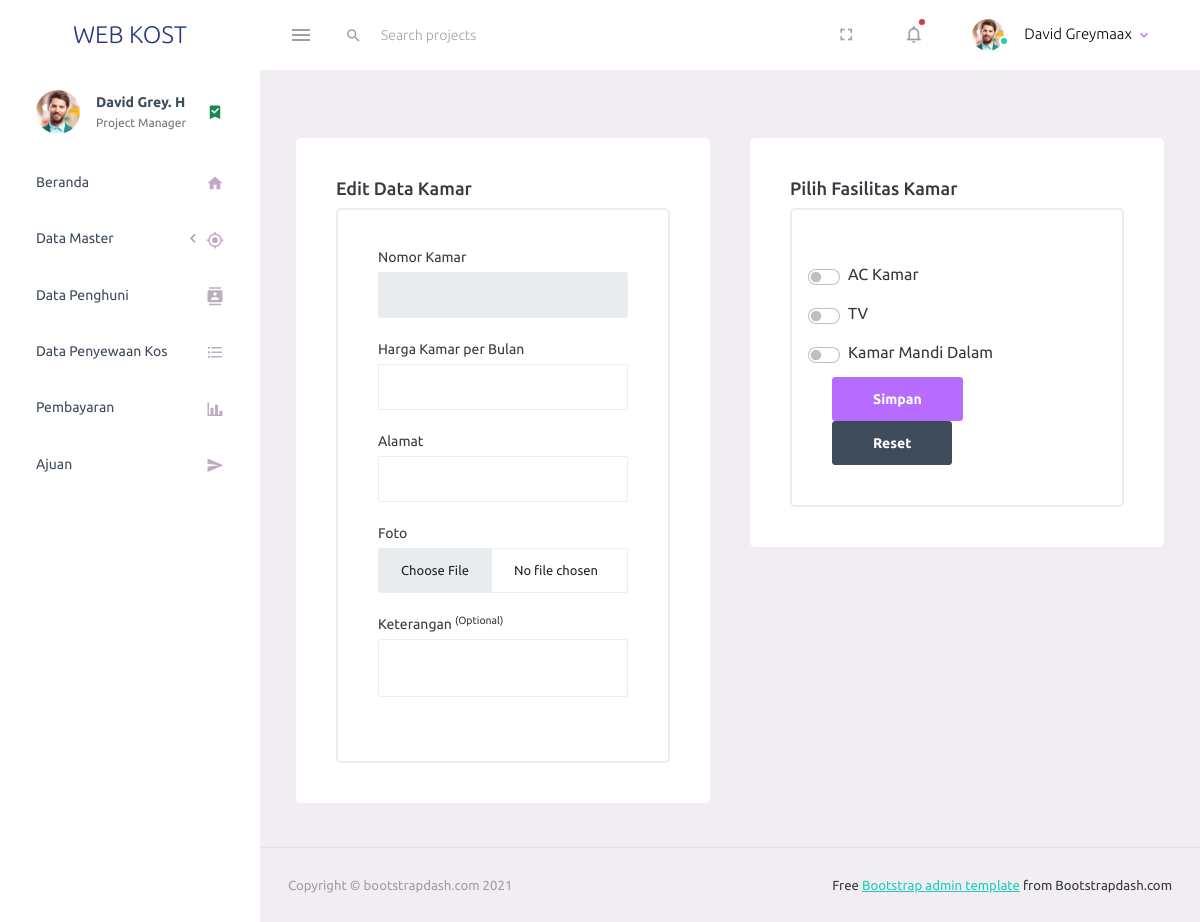
Page /admin/kamar/edit_kamar/KMR0001 on the earlier database version.
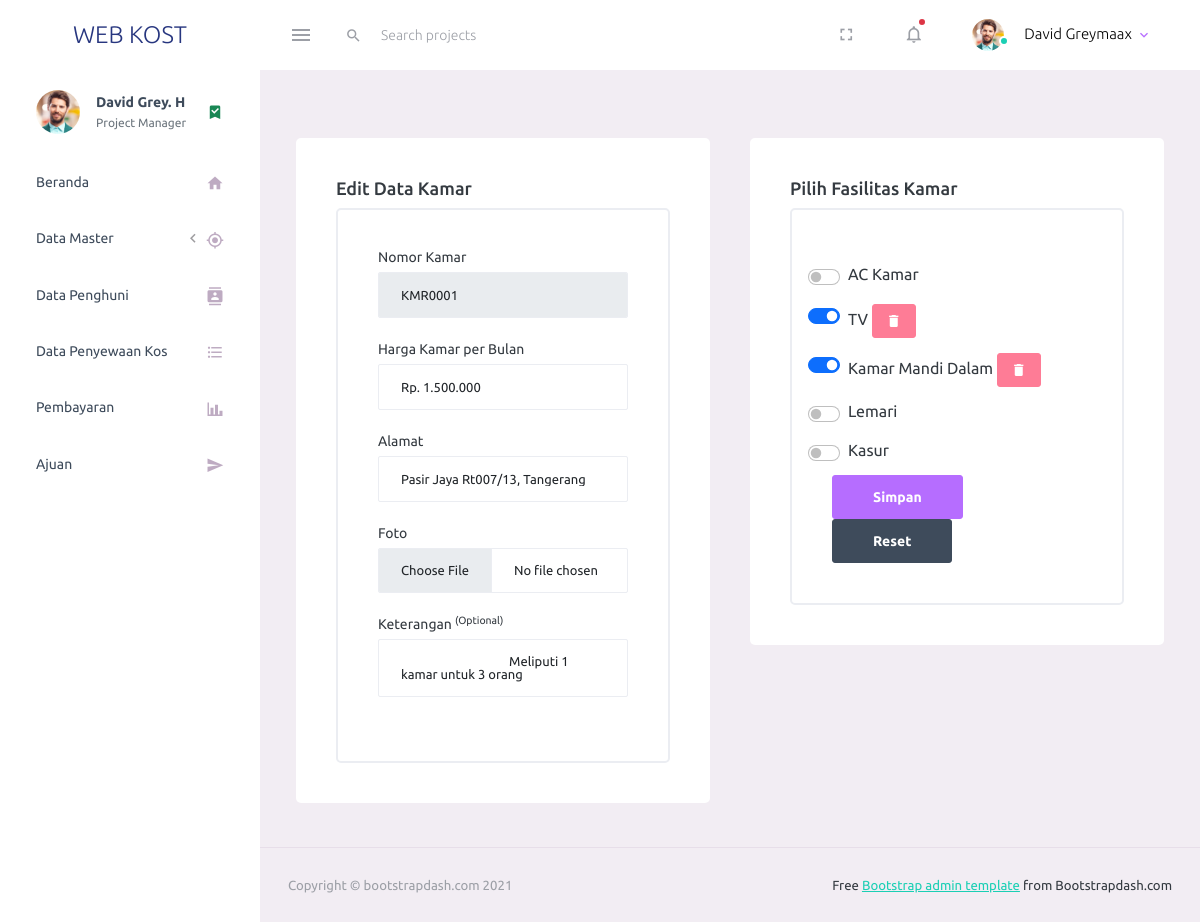
Same page on the later database version.
### tables this page shows
CREATE TABLE `tbl_fasilitas` (
  `id_fasilitas` int(11) NOT NULL,
  `nama` varchar(30) NOT NULL,
  `created_date` datetime NOT NULL DEFAULT current_timestamp()
);

CREATE TABLE `tbl_kamar` (
  `id_kamar` int(11) NOT NULL,
  `id_kriteria` int(11) NOT NULL,
  `nomor_kamar` varchar(30) NOT NULL,
  `nama_fasilitas` varchar(100) NOT NULL,
  `harga` varchar(100) NOT NULL,
  `jumlah_fasilitas` varchar(100) NOT NULL,
  `foto` text NOT NULL,
  `alamat` text NOT NULL,
  `keterangan` text NOT NULL,
  `status` varchar(50) NOT NULL
);

### application/libraries/Template.php (called while the page is built, shortened)
<?php
class Template {
    var $template_data = array();
    function set($name, $value)
    {
        $this->template_data[$name] = $value;
    }
    function load($template = '', $view = '' , $view_data = array(), $return = FALSE)
    {
        $this->CI =& get_instance();
        $this->set('contents', $this->CI->load->view($view, $view_data, TRUE));
        return $this->CI->load->view($template, $this->template_data, $return);
    }
}

### application/controllers/admin/Kamar.php (called while the page is built, shortened)
<?php
class Kamar extends CI_Controller {
    public function edit_kamar($nomor_kamar) {
        $data['title'] = 'Detail Kamar - WebKost';
        $data['master_kamar'] = $this->kamar->get_data();
        $data['kode_nomor'] = $this->kamar->get_kode_nomor();
        $data['master_fasilitas'] = $this->fasilitas->get_data();
        $data['selected_fasilitas'] = $this->kamar->get_selected_fasilitas();
        $data['edit_kamar'] = $this->kamar->edit_kamar($nomor_kamar);
        $this->template->load('admin/v_template', 'admin/master/edit_kamar', $data);
    }
}

### index.php (called while the page is built, shortened)
<?php
require_once BASEPATH.'core/CodeIgniter.php';

### application/models/FasilitasModel.php (called while the page is built, shortened)
<?php
class FasilitasModel extends CI_Model
{
    public function get_data()
    {
        $this->db->select('*');
        $this->db->from('tbl_fasilitas');
        $query = $this->db->get()->result();
        return $query;
    }
}

### application/models/KamarModel.php (called while the page is built, shortened)
<?php
class KamarModel extends CI_Model
{
    public function get_data()
    {
        $this->db->select('*');
        $this->db->from('tbl_kamar');
        $query = $this->db->get()->result();
        return $query;
    }
    public function get_kode_nomor()
    {
        $this->db->select('MAX(nomor_kamar) AS max_nomor_kamar');
        $query = $this->db->get('tbl_kamar');
        $result = $query->row();
        $next_number = 1;
        if ($result->max_nomor_kamar) {
            $next_number = intval(substr($result->max_nomor_kamar, 3)) + 1;
        }
        return 'KMR' . str_pad($next_number, 4, '0', STR_PAD_LEFT);
    }
    public function edit_kamar($nomor_kamar)
    {
        $this->db->where('nomor_kamar', $nomor_kamar);
        return $this->db->get('tbl_kamar')->row();
    }
    public function get_selected_fasilitas() {
        $this->db->select('nama_fasilitas');
        $this->db->from('tbl_kamar');
        $query = $this->db->get();
        $selected_fasilitas = array();
        if ($query->num_rows() > 0) {
            foreach ($query->result() as $row) {
                $fasilitas = explode(', ', $row->nama_fasilitas);
                $selected_fasilitas = array_merge($selected_fasilitas, $fasilitas);
            }
        }
        $selected_fasilitas = array_unique($selected_fasilitas);
        return $selected_fasilitas;
    }
}

### application/views/admin/master/edit_kamar.php (the view, shortened to what the changed rows need)
<div class="content-wrapper">
            <div class="row">
              <div class="col-6">
                <div class="card">
                    <div class="card-body">
                        <form action="<?= base_url('admin/kamar/update_kamar/'.$edit_kamar->nomor_kamar) ?>" method="POST" enctype="multipart/form-data">
                        <div class="card border border-2">
                            <div class="card-body">
                                <div class="form-group">
                                    <label for="">Nomor Kamar</label>
                                    <input type="text" readonly class="form-control" value="<?= $edit_kamar->nomor_kamar ?>" name="nomor_kamar" id="nomor_kamar">
                                </div>
                                <div class="form-group">
                                    <label for="">Harga Kamar per Bulan</label>
                                    <input type="text" class="form-control" value="<?= $edit_kamar->harga ?>" name="harga" id="harga">
                                </div>
                                <div class="form-group">
                                    <label for="">Alamat</label>
                                    <input type="text" class="form-control" value="<?= $edit_kamar->alamat ?>" name="alamat" id="alamat">
                                </div>
                                <div class="form-group">
                                    <label for="">Keterangan <sup>(Optional)</sup></label>
                                    <textarea name="keterangan" id="keterangan" class="form-control">
                                    <?= $edit_kamar->keterangan ?>
                                    </textarea>
                                </div>
                            </div>
                        </div>
                    </div>
                </div>
              </div>
              <div class="col-6">
                <div class="card">
                    <div class="card-body">
                        <div class="card border border-2">
                            <div class="card-body">
                                <?php if(empty($master_fasilitas)) : ?>
                                    <p class="text-danger">Data Fasilitas Belum Tersedia</p>
                                <?php else: ?>
                                <?php foreach($master_fasilitas as $fasilitas) : ?>
                                    <div class="form-check form-switch mx-3">
                                        <label for=""><?= $fasilitas->nama ?></label>
                                        <input type="checkbox" name="check[]" value="<?= $fasilitas->nama ?>" class="form-check-input" <?php if (in_array($fasilitas->nama, $selected_fasilitas)) echo 'checked'; ?>>
                                        <?php if (in_array($fasilitas->nama, $selected_fasilitas)): ?>
                                            <button class="btn btn-danger btn-sm btn-delete" data-nama="<?= $fasilitas->nama ?>"><i class="mdi mdi-delete"></i></button>
                                        <?php endif; ?>
                                    </div>
                                <?php endforeach;
                                    endif;
                                ?>
                            </div>
                        </div>
                    </div>
                </div>
              </div>
            </div>
        </div>

Differences in the rows shown:
added tbl_kamar: nomor_kamar "KMR0001", harga "Rp. 1.500.000", alamat "Pasir Jaya Rt007/13, Tangerang", keterangan "Meliputi 1 kamar untuk 3 orang"
changed tbl_fasilitas "TV": nama "☐" → "☑"
changed tbl_fasilitas "Kamar Mandi Dalam": nama "☐" → "☑"
added tbl_fasilitas: nama "Lemari"
added tbl_fasilitas: nama "Kasur"
